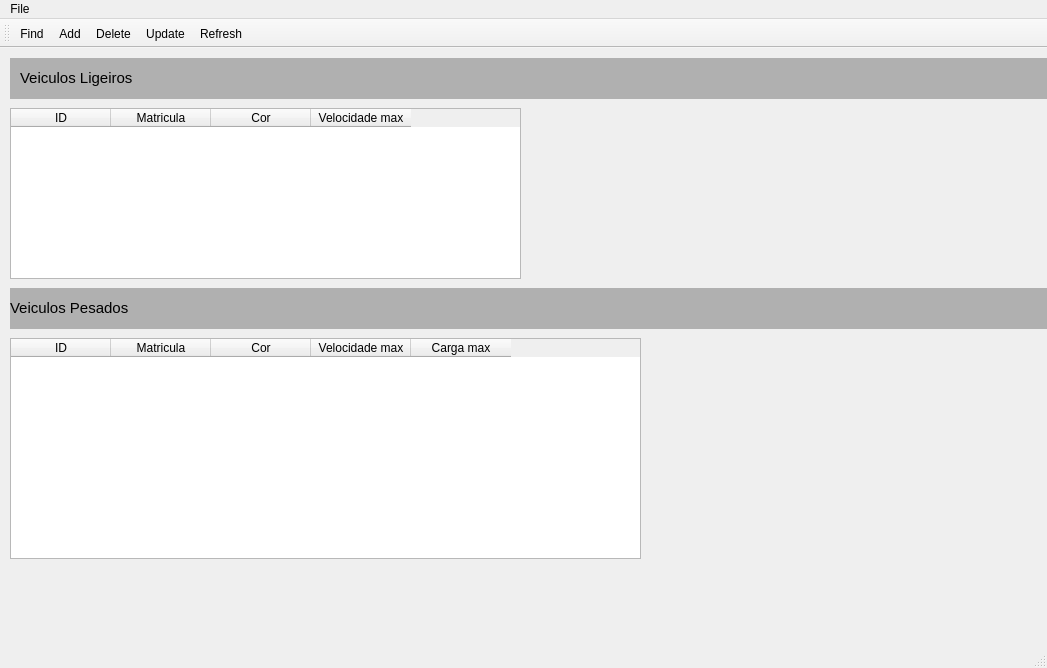
<?xml version="1.0" encoding="UTF-8"?>
<ui version="4.0">
 <class>MainWindow</class>
 <widget class="QMainWindow" name="MainWindow">
  <property name="geometry">
   <rect>
    <x>0</x>
    <y>0</y>
    <width>1047</width>
    <height>668</height>
   </rect>
  </property>
  <property name="windowTitle">
   <string>MainWindow</string>
  </property>
  <widget class="QWidget" name="centralwidget">
   <widget class="QLabel" name="label">
    <property name="geometry">
     <rect>
      <x>20</x>
      <y>10</y>
      <width>141</width>
      <height>41</height>
     </rect>
    </property>
    <property name="text">
     <string>&lt;html&gt;&lt;head/&gt;&lt;body&gt;&lt;p&gt;&lt;span style=&quot; font-size:11pt;&quot;&gt;Veiculos Ligeiros&lt;/span&gt;&lt;/p&gt;&lt;/body&gt;&lt;/html&gt;</string>
    </property>
   </widget>
   <widget class="QLabel" name="label_2">
    <property name="geometry">
     <rect>
      <x>10</x>
      <y>240</y>
      <width>141</width>
      <height>41</height>
     </rect>
    </property>
    <property name="text">
     <string>&lt;html&gt;&lt;head/&gt;&lt;body&gt;&lt;p&gt;&lt;span style=&quot; font-size:11pt;&quot;&gt;Veiculos Pesados&lt;/span&gt;&lt;/p&gt;&lt;/body&gt;&lt;/html&gt;</string>
    </property>
   </widget>
   <widget class="QTableWidget" name="tableWidget">
    <property name="geometry">
     <rect>
      <x>10</x>
      <y>60</y>
      <width>511</width>
      <height>171</height>
     </rect>
    </property>
    <column>
     <property name="text">
      <string>ID</string>
     </property>
    </column>
    <column>
     <property name="text">
      <string>Matricula</string>
     </property>
    </column>
    <column>
     <property name="text">
      <string>Cor</string>
     </property>
    </column>
    <column>
     <property name="text">
      <string>Velocidade max</string>
     </property>
    </column>
   </widget>
   <widget class="QTableWidget" name="tableWidget_2">
    <property name="geometry">
     <rect>
      <x>10</x>
      <y>290</y>
      <width>631</width>
      <height>221</height>
     </rect>
    </property>
    <column>
     <property name="text">
      <string>ID</string>
     </property>
    </column>
    <column>
     <property name="text">
      <string>Matricula</string>
     </property>
    </column>
    <column>
     <property name="text">
      <string>Cor</string>
     </property>
    </column>
    <column>
     <property name="text">
      <string>Velocidade max</string>
     </property>
    </column>
    <column>
     <property name="text">
      <string>Carga max</string>
     </property>
    </column>
   </widget>
   <widget class="QLabel" name="label_3">
    <property name="geometry">
     <rect>
      <x>10</x>
      <y>10</y>
      <width>1721</width>
      <height>41</height>
     </rect>
    </property>
    <property name="styleSheet">
     <string notr="true">background-color: rgb(176, 176, 176);
border-color: rgb(0, 0, 0);</string>
    </property>
    <property name="text">
     <string/>
    </property>
   </widget>
   <widget class="QLabel" name="label_4">
    <property name="geometry">
     <rect>
      <x>10</x>
      <y>240</y>
      <width>1721</width>
      <height>41</height>
     </rect>
    </property>
    <property name="styleSheet">
     <string notr="true">background-color: rgb(176, 176, 176);
border-color: rgb(0, 0, 0);</string>
    </property>
    <property name="text">
     <string/>
    </property>
   </widget>
   <zorder>label_3</zorder>
   <zorder>label_4</zorder>
   <zorder>label</zorder>
   <zorder>label_2</zorder>
   <zorder>tableWidget</zorder>
   <zorder>tableWidget_2</zorder>
  </widget>
  <widget class="QMenuBar" name="menubar">
   <property name="geometry">
    <rect>
     <x>0</x>
     <y>0</y>
     <width>1047</width>
     <height>26</height>
    </rect>
   </property>
   <widget class="QMenu" name="menuFile">
    <property name="title">
     <string>File</string>
    </property>
    <addaction name="actionFind"/>
    <addaction name="actionAdd"/>
    <addaction name="actionDelete"/>
    <addaction name="actionUpdate"/>
    <addaction name="actionRefresh"/>
   </widget>
   <addaction name="menuFile"/>
  </widget>
  <widget class="QStatusBar" name="statusbar"/>
  <widget class="QToolBar" name="toolBar">
   <property name="windowTitle">
    <string>toolBar</string>
   </property>
   <property name="orientation">
    <enum>Qt::Horizontal</enum>
   </property>
   <property name="iconSize">
    <size>
     <width>20</width>
     <height>20</height>
    </size>
   </property>
   <attribute name="toolBarArea">
    <enum>TopToolBarArea</enum>
   </attribute>
   <attribute name="toolBarBreak">
    <bool>false</bool>
   </attribute>
   <addaction name="actionFind"/>
   <addaction name="actionAdd"/>
   <addaction name="actionDelete"/>
   <addaction name="actionUpdate"/>
   <addaction name="actionRefresh"/>
  </widget>
  <action name="actionFind">
   <property name="enabled">
    <bool>true</bool>
   </property>
   <property name="icon">
    <iconset resource="mainwindow.qrc">
     <normaloff>:/mainwindow/icons/search.png</normaloff>:/mainwindow/icons/search.png</iconset>
   </property>
   <property name="text">
    <string>Find</string>
   </property>
   <property name="toolTip">
    <string>Find a Vehicle</string>
   </property>
  </action>
  <action name="actionAdd">
   <property name="icon">
    <iconset resource="mainwindow.qrc">
     <normaloff>:/mainwindow/icons/add.png</normaloff>:/mainwindow/icons/add.png</iconset>
   </property>
   <property name="text">
    <string>Add</string>
   </property>
   <property name="toolTip">
    <string>Add a Vehicle</string>
   </property>
  </action>
  <action name="actionDelete">
   <property name="icon">
    <iconset resource="mainwindow.qrc">
     <normaloff>:/mainwindow/icons/bin.png</normaloff>:/mainwindow/icons/bin.png</iconset>
   </property>
   <property name="text">
    <string>Delete</string>
   </property>
   <property name="toolTip">
    <string>Delete a Vehicle</string>
   </property>
  </action>
  <action name="actionUpdate">
   <property name="icon">
    <iconset resource="mainwindow.qrc">
     <normaloff>:/mainwindow/icons/changes.png</normaloff>:/mainwindow/icons/changes.png</iconset>
   </property>
   <property name="text">
    <string>Update</string>
   </property>
   <property name="toolTip">
    <string>Update a Vehicle</string>
   </property>
  </action>
  <action name="actionRefresh">
   <property name="icon">
    <iconset resource="mainwindow.qrc">
     <normaloff>:/mainwindow/icons/reload.png</normaloff>:/mainwindow/icons/reload.png</iconset>
   </property>
   <property name="text">
    <string>Refresh</string>
   </property>
   <property name="toolTip">
    <string>Refresh a Vehicle</string>
   </property>
   <property name="shortcut">
    <string>F5</string>
   </property>
  </action>
 </widget>
 <resources>
  <include location="mainwindow.qrc"/>
 </resources>
 <connections/>
</ui>
